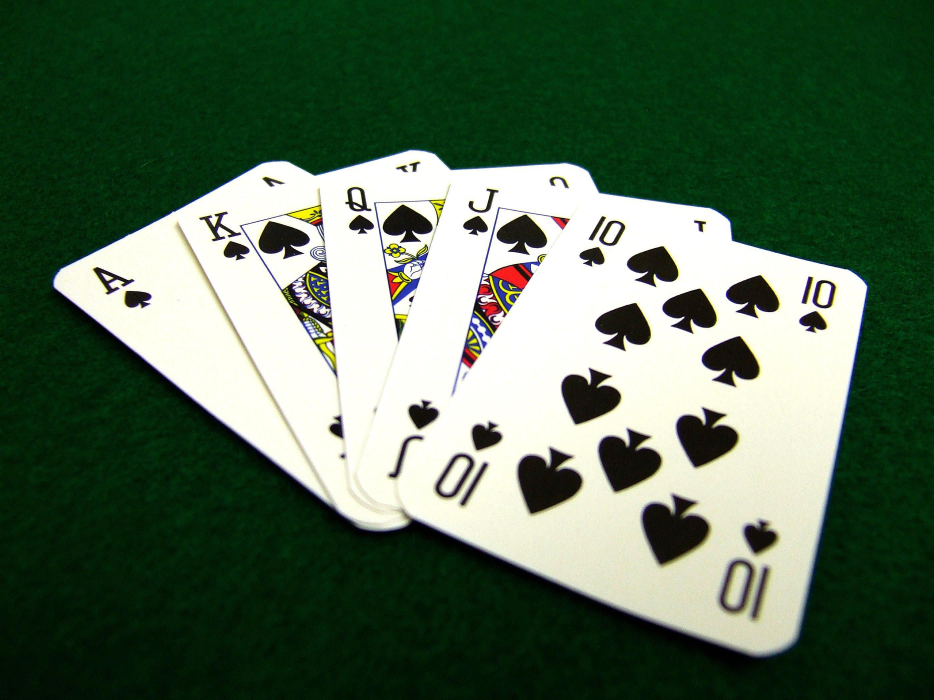
#> input picture resources/cards.jpg, 2800 x 2100 px, found by its file name (shown at 1/3 size)
$ python findMouseCoordinates.py
#> lines starting #> are read from the running program, lines starting #| are printed output that depends on the picture
import cv2
import numpy as np

def onMouse(event, x, y, flags, param):
    if event == cv2.EVENT_LBUTTONDOWN:
       # draw circle here (etc...)
       print('x = %d, y = %d'%(x, y))


def Main():
    img = cv2.resize(cv2.imread("Resources/cards.jpg"),(512,512))
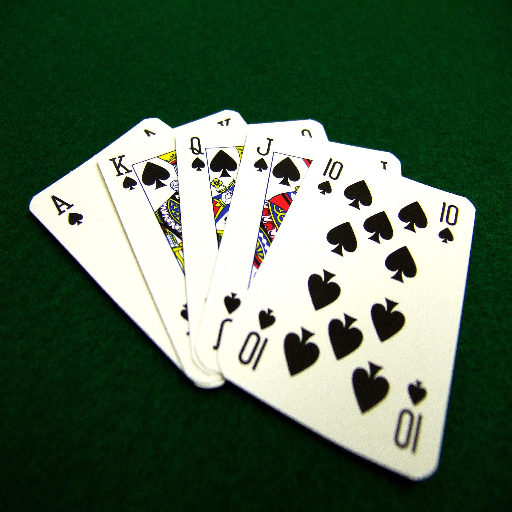
#> img: shape (512, 512, 3); mean B, G, R 83.7, 105.9, 84.5
    cv2.namedWindow('image')
    cv2.setMouseCallback('image',onMouse)

    while(1):
        cv2.imshow('image',img)
        k = cv2.waitKey(20) & 0xFF
#> (key Esc is pressed here)
        if k == 27:
            break
        elif k == ord('a'):
            cv2.putText(img,str((x,y)),(x,y),cv2.FONT_HERSHEY_COMPLEX,1,4)

Main()

$ run again, with resources/acquired card.jpg copied over resources/cards.jpg
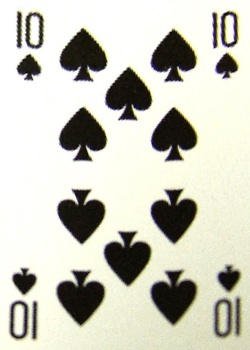
#> input picture resources/acquired card.jpg, 250 x 350 px, found by its file name
#> in Main, `img = cv2.resize(cv2.imread("Resources/cards.jpg"),(512,512))`:
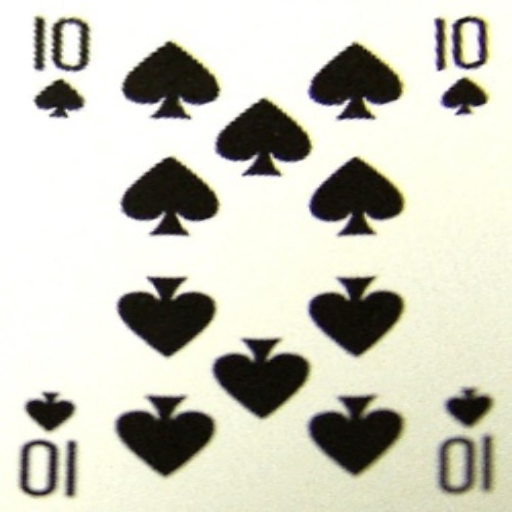
#> img: shape (512, 512, 3); mean B, G, R 188, 200.4, 201.2
